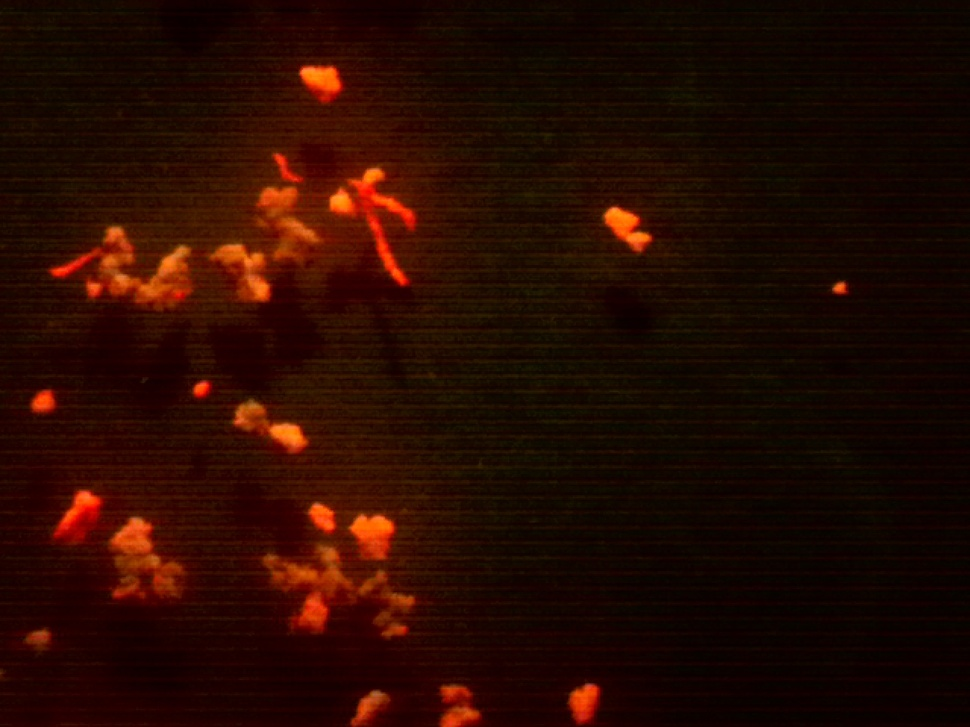
#> input picture PVC.jpg, 970 x 727 px, shrunk from 1280 x 960 before the run
$ python file.py --image PVC.jpg
#> lines starting #> are read from the running program, lines starting #| are printed output that depends on the picture; after the words box and inside, x2 and y2 are one past the last pixel; in counts of white or black regions, pixels touching at a corner belong together
import cv2
import argparse

# ---------------------------
# Global Config
# ---------------------------
SHOW_IMAGE = True  # Set to False to disable image display

# ---------------------------
#  Custom CNN (Baseline)
# ---------------------------
def run_customcnn(image_path):
#> called with image_path = 'PVC.jpg'
    image = cv2.imread(image_path, 0)
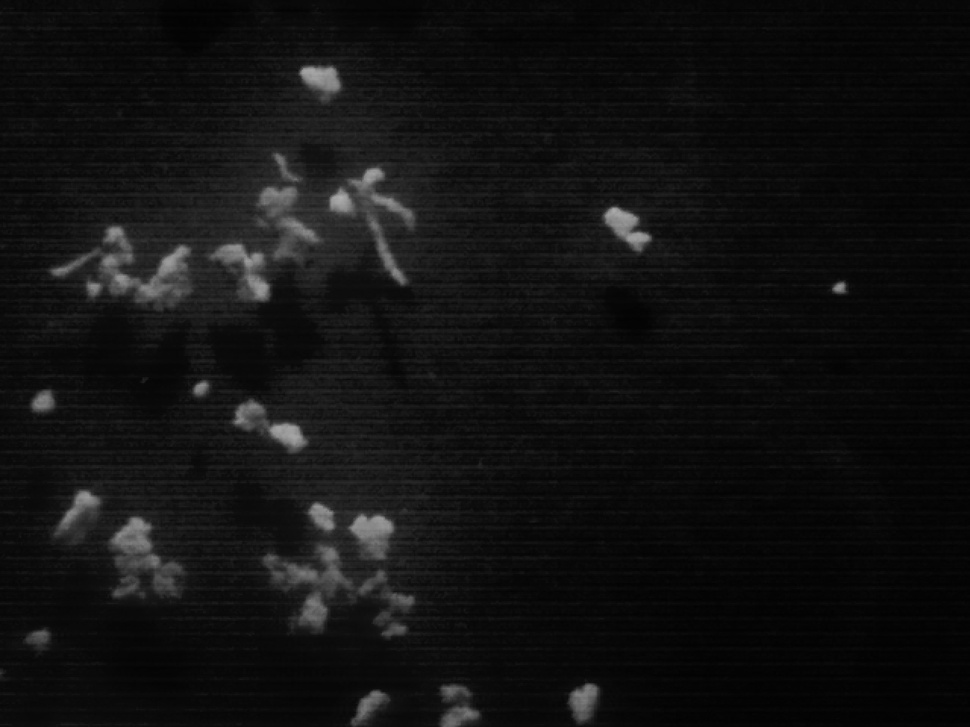
#> image: shape (727, 970); min 1, max 178, mean 17.4
    if image is None:
        print(f"Error: Unable to read image at path '{image_path}'")
        return 0

    _, thresh = cv2.threshold(image, 50, 255, cv2.THRESH_BINARY)
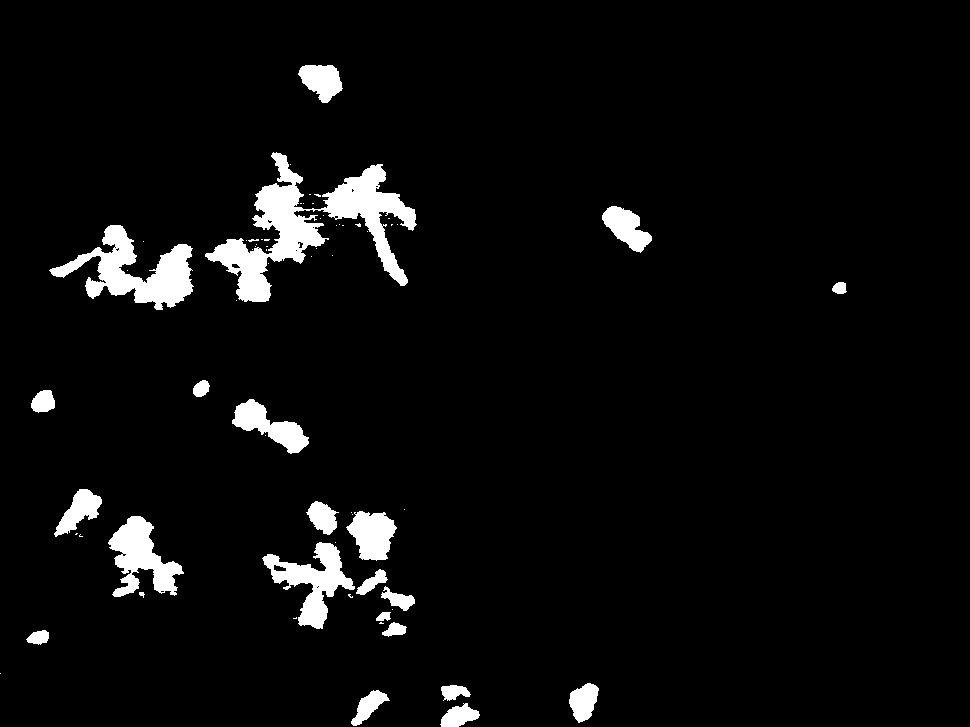
#> thresh: shape (727, 970); 4.7% white; 67 white regions (43 under 20 px)

    # Find contours = object candidates
    contours, _ = cv2.findContours(thresh, cv2.RETR_EXTERNAL, cv2.CHAIN_APPROX_SIMPLE)
#> contours = 67 contours, 45 with area under 20; largest, box (x1, y1, x2, y2) and area: (205, 152, 417, 302) 9270, (49, 225, 194, 310) 4661, (262, 542, 355, 629) 2886, (108, 516, 184, 597) 2794, (232, 399, 309, 454) 1672
    count = len(contours)
#> count = 67

    output = cv2.cvtColor(image, cv2.COLOR_GRAY2BGR)
    cv2.drawContours(output, contours, -1, (0, 0, 255), 2)
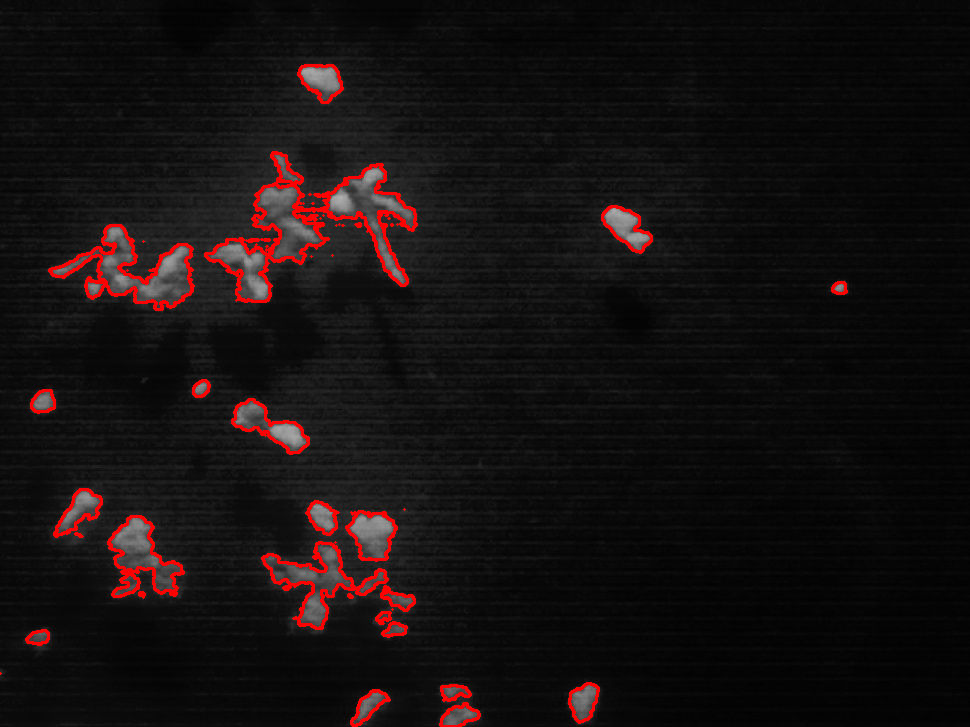
#> output: shape (727, 970, 3); mean B, G, R 16.1, 16.1, 22

    if SHOW_IMAGE:
        cv2.imshow("Custom CNN Approx (Contours)", output)
        cv2.waitKey(0)
        cv2.destroyAllWindows()

    print(f"Detected: {count}")
#| Detected: 67
    return count

# ---------------------------
# Main Function
# ---------------------------
if __name__ == "__main__":
    parser = argparse.ArgumentParser()
    parser.add_argument("--image", type=str, required=True, help="Path to input image")
    parser.add_argument("--show", action="store_true", help="Show image output")  # Optional argument to control display
    args = parser.parse_args()

    # Set global flag based on command-line argument
    SHOW_IMAGE = args.show

    run_customcnn(args.image)
